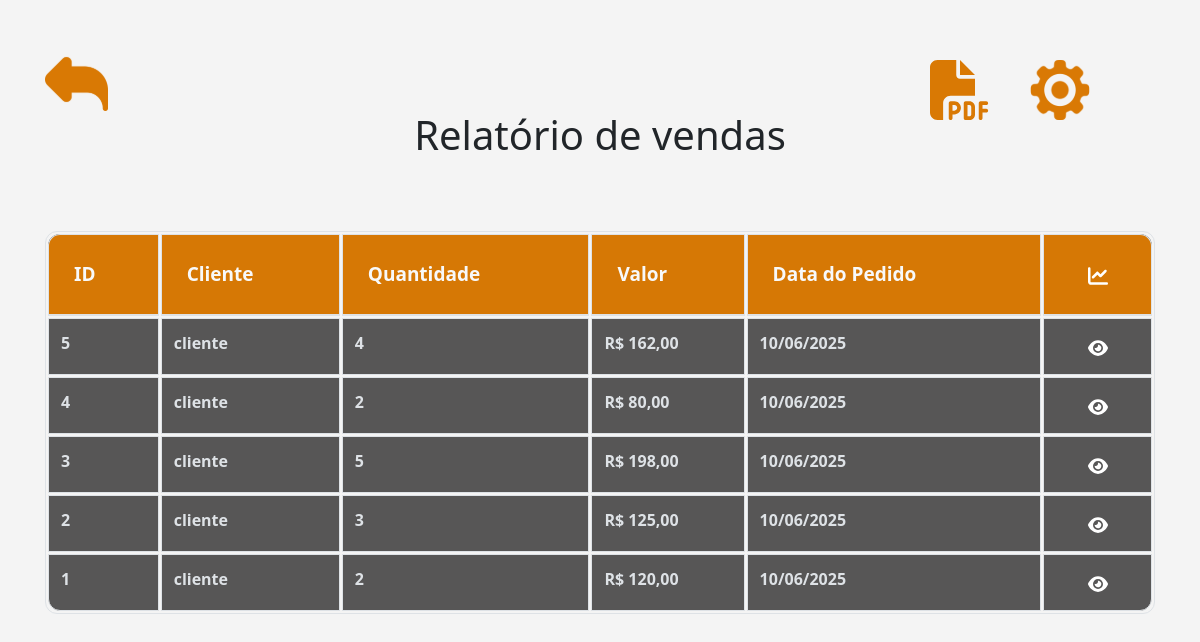
Page /paginas/relatorio_vendas.php on the committed database.
### tables this page shows
CREATE TABLE IF NOT EXISTS venda (
  idvenda INT NOT NULL AUTO_INCREMENT,
  idpedido INT NOT NULL,
  data_venda DATETIME DEFAULT (CURRENT_TIMESTAMP) NULL,
  PRIMARY KEY (idvenda),
  FOREIGN KEY (idpedido) REFERENCES pedido(idpedido)
);

CREATE TABLE IF NOT EXISTS cliente(
  idcliente INT NOT NULL AUTO_INCREMENT,
  nome VARCHAR(200) NOT NULL,
  cpf VARCHAR(14) NOT NULL,
  telefone VARCHAR(15) DEFAULT NULL,
  PRIMARY KEY (idcliente)
);

CREATE TABLE IF NOT EXISTS pedido(
  idpedido INT NOT NULL AUTO_INCREMENT,
  data_pedido DATETIME DEFAULT (CURRENT_TIMESTAMP) NOT NULL,
  valor_total DECIMAL(10,2) NOT NULL,
  quantidade INT DEFAULT NULL,
  idfuncionario INT NOT NULL,
  idcliente INT NOT NULL,
  PRIMARY KEY (idpedido),
  FOREIGN KEY (idfuncionario) REFERENCES funcionario(idfuncionario),
  FOREIGN KEY (idcliente)  REFERENCES cliente(idcliente)
);

### paginas/relatorio_vendas.php (the view, shortened to what this page needs)
<?php
include_once '../db/conexao.php';
$where = '';
$sql = "SELECT
    v.idvenda,
    p.idpedido,
    p.data_pedido,
    c.nome AS cliente,
    p.quantidade AS qtd_total,
    p.valor_total
FROM venda v
JOIN pedido p ON v.idpedido = p.idpedido
JOIN cliente c ON p.idcliente = c.idcliente
JOIN funcionario f ON p.idfuncionario = f.idfuncionario
$where
ORDER BY v.idvenda DESC";
$result = mysqli_query($conn, $sql);
?>
<!DOCTYPE html>
<html lang="pt-br">
<head>
<link rel="stylesheet" href="https://maxcdn.bootstrapcdn.com/bootstrap/4.5.2/css/bootstrap.min.css" />
<link rel="stylesheet" href="../assets/css/filtroStyle.css" />
<link rel="stylesheet" href="../assets/css/tabelaRelatorioStyle.css" />
<link rel="stylesheet" href="../assets/css/sidebarStyle.css">
</head>
<body>
<div class="container my-4"><br>
    <div class="chart-icon left">
        <a href="home.php"><img src="../assets/img/voltar.svg" alt="Voltar" /></a>
    </div>
    <div class="chart-icon right form-form">
        <a href="pdfProdutosMaisVendidos.php"><img src="../assets/img/pdf.svg" alt="PDF Vendas por Funcionários" style="width:60px;"></a>
        <div class="settings-icone right" onclick="toggleMenu()">
            <div class="settings-icon right" onclick="toggleSidebar()">
                <img src="../assets/img/gear.svg" alt="Configurações" style="cursor: pointer;">
            </div>
        </div>
    </div>
    <h1 class="text-center color"><a href="relatorio_vendas.php">Relatório de vendas</a></h1>
</div><br>
<div class="container mt-4">
    <table class="table table-bordered table-hover">
        <thead class="table-dark">
            <tr>
                <th>ID</th>
                <th>Cliente</th>
                <th>Quantidade</th>
                <th>Valor</th>
                <th>Data do Pedido</th>
                <th class="text-center" style="color: white;">
                    <a href="graficos.php">
                        <img src="../assets/img/chart.svg" alt="Gráficos" style="width:20px;" />
                    </a>
                </th>
            </tr>
        </thead>
        <tbody>
            <?php if (mysqli_num_rows($result) > 0): ?>
                <?php while ($row = mysqli_fetch_assoc($result)): ?>
                    <tr>
                        <td><?= $row['idvenda'] ?></td>
                        <td><?= htmlspecialchars($row['cliente']) ?></td>
                        <td><?= $row['qtd_total'] ?></td>
                        <td>R$ <?= number_format($row['valor_total'], 2, ',', '.') ?></td>
                        <td><?= date('d/m/Y', strtotime($row['data_pedido'])) ?></td>
                        <td class="text-center">
                            <button class="btn btn-sm  btnDetalhes" data-idpedido="<?= $row['idpedido'] ?>">
                                <img src="../assets/img/eye.svg" alt="Ver detalhes" style="width:20px;" />
                            </button>
                        </td>
                    </tr>
                <?php endwhile; ?>
            <?php else: ?>
                <tr>
                    <td colspan="6" class="text-center">Nenhuma venda encontrada para este funcionário.</td>
                </tr>
            <?php endif; ?>
        </tbody>
    </table>
</div>
</body>
</html>

### assets/css/filtroStyle.css (style rules this page uses)
.chart-icon.left { left: 45px; }
.chart-icon.right { position: absolute; right: 110px; top: 60px; display: flex; gap: 30px; }
a { color: #212529; }
h1.text-center a { color: #212529; transition: color 0.3s; }

### assets/css/tabelaRelatorioStyle.css (style rules this page uses)
.table-bordered { border-radius: 12px; border-collapse: separate; }
.table-bordered th, .table-bordered td { border: 1px solid #dee2e6; }
.table-bordered thead th { color: #f8f9fa; font-weight: bold; font-size: 19px; padding: 25px 25px; background-color: #d67805; }
.table-bordered thead th:first-child { border-top-left-radius: 12px; }
.table-bordered thead th:last-child { border-top-right-radius: 12px; }
.table-bordered tbody tr:last-child td:first-child { border-bottom-left-radius: 12px; }
.table-bordered tbody tr:last-child td:last-child { border-bottom-right-radius: 12px; }
.table-bordered tbody td { background-color: #575656; border: 1px solid #dee2e6; font-weight: bold; color: #dee2e6; }

### assets/css/sidebarStyle.css (style rules this page uses)
body { margin: 0; font-family: 'Segoe UI', Tahoma, Geneva, Verdana, sans-serif; background-color: #f4f4f4; }
.settings-icone { display: inline-block; margin-left: 10px; vertical-align: middle; }
.settings-icone img { width: 60px; transition: transform 0.3s ease; }

### rows in the picture
venda: idvenda "5", cliente.nome "cliente", idpedido.quantidade "4", idpedido.valor_total "162,00", idpedido.data_pedido "10/06/2025"
venda: idvenda "4", cliente.nome "cliente", idpedido.quantidade "2", idpedido.valor_total "80,00", idpedido.data_pedido "10/06/2025"
venda: idvenda "3", cliente.nome "cliente", idpedido.quantidade "5", idpedido.valor_total "198,00", idpedido.data_pedido "10/06/2025"
venda: idvenda "2", cliente.nome "cliente", idpedido.quantidade "3", idpedido.valor_total "125,00", idpedido.data_pedido "10/06/2025"
venda: idvenda "1", cliente.nome "cliente", idpedido.quantidade "2", idpedido.valor_total "120,00", idpedido.data_pedido "10/06/2025"
